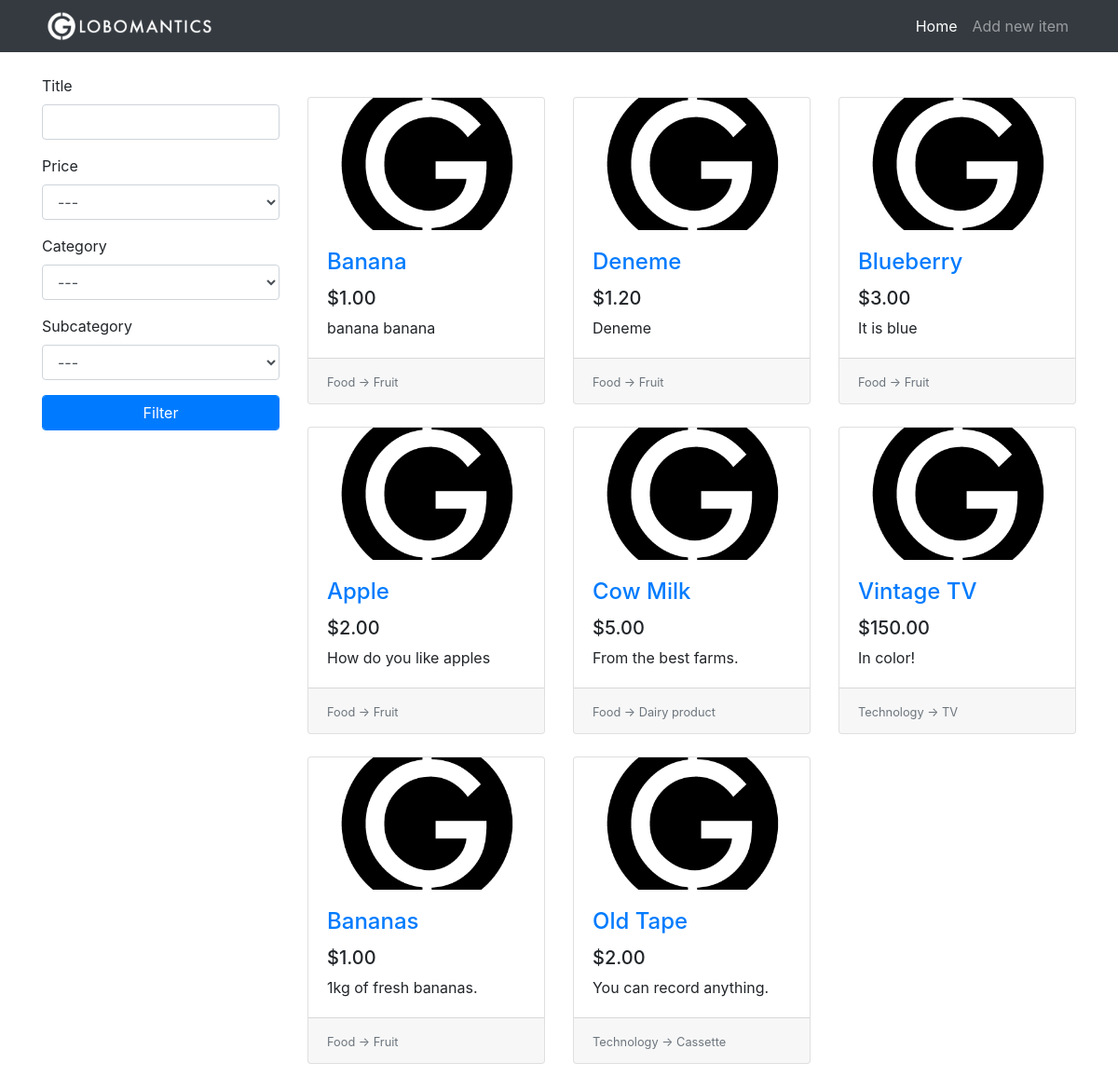
Before: / with the older database file.
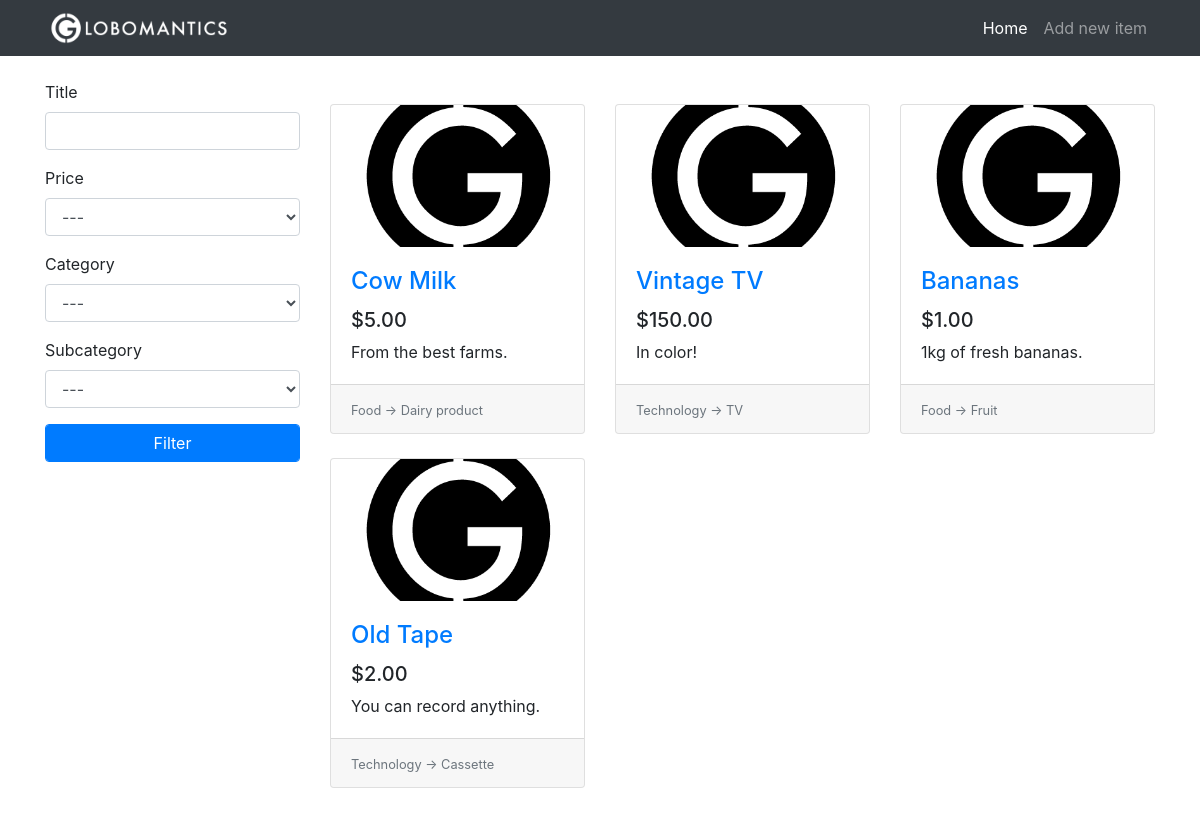
After: the same page with the newer database file.
### tables this page shows
CREATE TABLE items(
                    id              INTEGER PRIMARY KEY AUTOINCREMENT,
                    title           TEXT,
                    description     TEXT,
                    price           REAL,
                    image           TEXT,
                    category_id     INTEGER,
                    subcategory_id  INTEGER,
                    FOREIGN KEY(category_id) REFERENCES categories(id),
                    FOREIGN KEY(subcategory_id) REFERENCES subcategories(id)
);

CREATE TABLE categories(
                    id              INTEGER PRIMARY KEY AUTOINCREMENT,
                    name            TEXT
);

CREATE TABLE subcategories(
                    id              INTEGER PRIMARY KEY AUTOINCREMENT,
                    name            TEXT,
                    category_id     INTEGER,
                    FOREIGN KEY(category_id) REFERENCES categories(id)
);

### app.py (the view)
@app.route("/")
def home():
    conn = get_db()
    c = conn.cursor()
    form = FilterForm(request.args, meta={"csrf": False})
    c.execute("SELECT id, name FROM categories")
    categories = c.fetchall()
    categories.insert(0, (0, "---"))
    form.category.choices = categories
    c.execute("SELECT id, name FROM subcategories")
    subcategories = c.fetchall()
    subcategories.insert(0, (0, "---"))
    form.subcategory.choices = subcategories
    query = """SELECT
                    i.id, i.title, i.description, i.price, i.image, c.name, s.name
                    FROM
                    items AS i
                    INNER JOIN categories AS c ON i.category_id = c.id
                    INNER JOIN subcategories AS s ON i.subcategory_id = s.id
    """
    try:
        is_ajax = int(request.args["ajax"])
    except:
        is_ajax = 0
    if form.validate():
        filter_queries = []
        parameters = []
        if form.title.data.strip():
            filter_queries.append("i.title LIKE ?")
            parameters.append("%" + escape(form.title.data) + "%")
        if form.category.data:
            filter_queries.append("i.category_id = ?")
            parameters.append(form.category.data)
        if form.subcategory.data:
            filter_queries.append("i.subcategory_id = ?")
            parameters.append(form.subcategory.data)
        if filter_queries:
            query += " WHERE "
            query += " AND ".join(filter_queries)
        if form.price.data:
            if form.price.data == 1:
                query += " ORDER BY i.price DESC"
            else:
                query += " ORDER BY i.price"
        else:
            query += " ORDER BY i.id DESC"
        items_from_db = c.execute(query, tuple(parameters))
    else:
        items_from_db = c.execute(query + "ORDER BY i.id DESC")
    items = []
    for row in items_from_db:
        item = {
            "id": row[0],
            "title": row[1],
            "description": row[2],
            "price": row[3],
            "image": row[4],
            "category": row[5],
            "subcategory": row[6]
        }
        items.append(item)
    if is_ajax:
        return render_template("_items.html", items=items)
    return render_template("home.html", items=items, form=form)

### app.py
class FilterForm(FlaskForm):
    title = StringField("Title", validators=[Length(max=20)])
    price = SelectField("Price", coerce=int, choices=[(0, "---"), (1, "Max to Min"), (2, "Min to Max")])
    category = SelectField("Category", coerce=int)
    subcategory = SelectField("Subcategory", coerce=int)
    submit = SubmitField("Filter")

### app.py (called while the page is built)
def get_db():
    db = getattr(g, "_database", None)
    if db is None:
        db = g._database = sqlite3.connect("db/globomantics.db")
    return db

@app.teardown_appcontext
def close_connection(exception):
    db = getattr(g, "_database", None)
    if db is not None:
        db.close()

### templates/home.html (shortened to what this page needs)
{% extends 'base.html' %}
{% set active_page = 'home' %}
{% block content %}
  <div class="row">
    <div class="col-lg-3">
      <div class="my-4">
        <form class="filter-form" action="{{ url_for('home') }}" method="GET">
          <div class="form-group">
            {{ form.title.label }}
            {{ form.title(class="form-control") }}
          </div>
          <div class="form-group">
            {{ form.price.label }}
            {{ form.price(class="form-control") }}
          </div>
          <div class="form-group">
            {{ form.category.label }}
            {{ form.category(class="form-control category-filter") }}
          </div>
          <div class="form-group">
            {{ form.subcategory.label }}
            {{ form.subcategory(class="form-control") }}
          </div>
          {{ form.submit(class="btn btn-primary form-control") }}
        </form>
      </div>
    </div>
    <div class="col-lg-9">
      <div class="row my-5 card-wrapper">
        {% if items %}
        {% for item in items %}
        <div class="col-lg-4 col-md-6 mb-4">
          <div class="card h-100">
            <div class="embed-responsive embed-responsive-16by9">
              <a href="{{ url_for('item', item_id=item.id) }}">
                <img class="card-img-top embed-responsive-item" src="{% if item.image %}{{ url_for('uploads', filename=item.image) }}{% else %}{{ url_for('static', filename='images/placeholder.png') }}{% endif %}" alt="">
              </a>
            </div>
            <div class="card-body">
              <h4 class="card-title">
                <a href="{{ url_for('item', item_id=item.id) }}">{{ item.title }}</a>
              </h4>
              <h5>{{ "$%.2f" | format(item.price) }}</h5>
              <p class="card-text">{{ item.description | safe }}</p>
            </div>
            <div class="card-footer">
              <small class="text-muted">
                {{ item.category }} -> {{ item.subcategory }}
              </small>
            </div>
          </div>
        </div>
        {% endfor %}
        {% else %}
        <h1 class="offset-lg-3">No items to show.</h1>
        {% endif %}
      </div>
    </div>
  </div>
{% endblock %}

### templates/base.html (shortened to what this page needs)
<!DOCTYPE html>
<html lang="en">
<head>
  <link rel="stylesheet" href="https://stackpath.bootstrapcdn.com/bootstrap/4.4.1/css/bootstrap.min.css">
  <link rel="stylesheet" href="{{ url_for('static', filename='css/style.css') }}">
</head>
<body>
  <nav class="navbar navbar-expand-lg navbar-dark bg-dark fixed-top">
    <div class="container">
      <a href="{{ url_for('home') }}" class="navbar-brand">
        <img src="{{ url_for('static', filename='images/logo.png') }}" height="40px">
      </a>
      <div class="collapse navbar-collapse" id="navbarResponsive">
        <ul class="navbar-nav ml-auto">
          <li class="nav-item {{ 'active' if active_page == 'home' else '' }}">
            <a href="{{ url_for('home') }}" class="nav-link">Home</a>
          </li>
          <li class="nav-item {{ 'active' if active_page == 'new_item' else '' }}">
            <a href="{{ url_for('new_item') }}" class="nav-link">Add new item</a>
          </li>
        </ul>
      </div>
    </div>
  </nav>
  <div class="container">
  {% block content %}{% endblock %}
  </div>
</body>
</html>

### static/css/style.css (style rules this page uses)
body { padding-top: 56px; }
.navbar-brand { padding-top: 0rem; padding-bottom: 0rem; }
.card-img-top { object-fit: cover; }

Changed rows visible on the page:
removed items: title "Banana", price "$1.00", description "banana banana", category "Food", subcategory "Fruit"
removed items: title "Deneme", price "$1.20", description "Deneme", category "Food", subcategory "Fruit"
removed items: title "Blueberry", price "$3.00", description "It is blue", category "Food", subcategory "Fruit"
removed items: title "Apple", price "$2.00", description "How do you like apples", category "Food", subcategory "Fruit"
